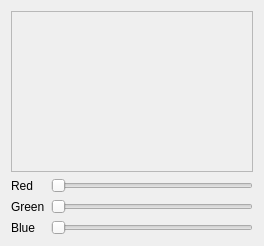
<?xml version="1.0" encoding="UTF-8"?>
<ui version="4.0">
 <class>ColorWidget</class>
 <widget class="QWidget" name="ColorWidget">
  <property name="geometry">
   <rect>
    <x>0</x>
    <y>0</y>
    <width>264</width>
    <height>246</height>
   </rect>
  </property>
  <property name="windowTitle">
   <string>Color Widget</string>
  </property>
  <layout class="QVBoxLayout">
   <item>
    <widget class="QFrame" name="colorFrame">
     <property name="sizePolicy">
      <sizepolicy hsizetype="Preferred" vsizetype="Expanding">
       <horstretch>0</horstretch>
       <verstretch>0</verstretch>
      </sizepolicy>
     </property>
     <property name="minimumSize">
      <size>
       <width>240</width>
       <height>120</height>
      </size>
     </property>
     <property name="frameShape">
      <enum>QFrame::StyledPanel</enum>
     </property>
     <property name="frameShadow">
      <enum>QFrame::Raised</enum>
     </property>
    </widget>
   </item>
   <item>
    <layout class="QGridLayout">
     <item row="0" column="0">
      <widget class="QLabel" name="redLabel">
       <property name="text">
        <string>Red</string>
       </property>
      </widget>
     </item>
     <item row="2" column="0">
      <widget class="QLabel" name="blueLabel">
       <property name="text">
        <string>Blue</string>
       </property>
      </widget>
     </item>
     <item row="1" column="0">
      <widget class="QLabel" name="greenLabel">
       <property name="text">
        <string>Green</string>
       </property>
      </widget>
     </item>
     <item row="2" column="1">
      <widget class="QSlider" name="blueSlider">
       <property name="maximum">
        <number>255</number>
       </property>
       <property name="orientation">
        <enum>Qt::Horizontal</enum>
       </property>
      </widget>
     </item>
     <item row="1" column="1">
      <widget class="QSlider" name="greenSlider">
       <property name="maximum">
        <number>255</number>
       </property>
       <property name="orientation">
        <enum>Qt::Horizontal</enum>
       </property>
      </widget>
     </item>
     <item row="0" column="1">
      <widget class="QSlider" name="redSlider">
       <property name="maximum">
        <number>255</number>
       </property>
       <property name="orientation">
        <enum>Qt::Horizontal</enum>
       </property>
      </widget>
     </item>
    </layout>
   </item>
  </layout>
 </widget>
 <resources/>
 <connections/>
</ui>
